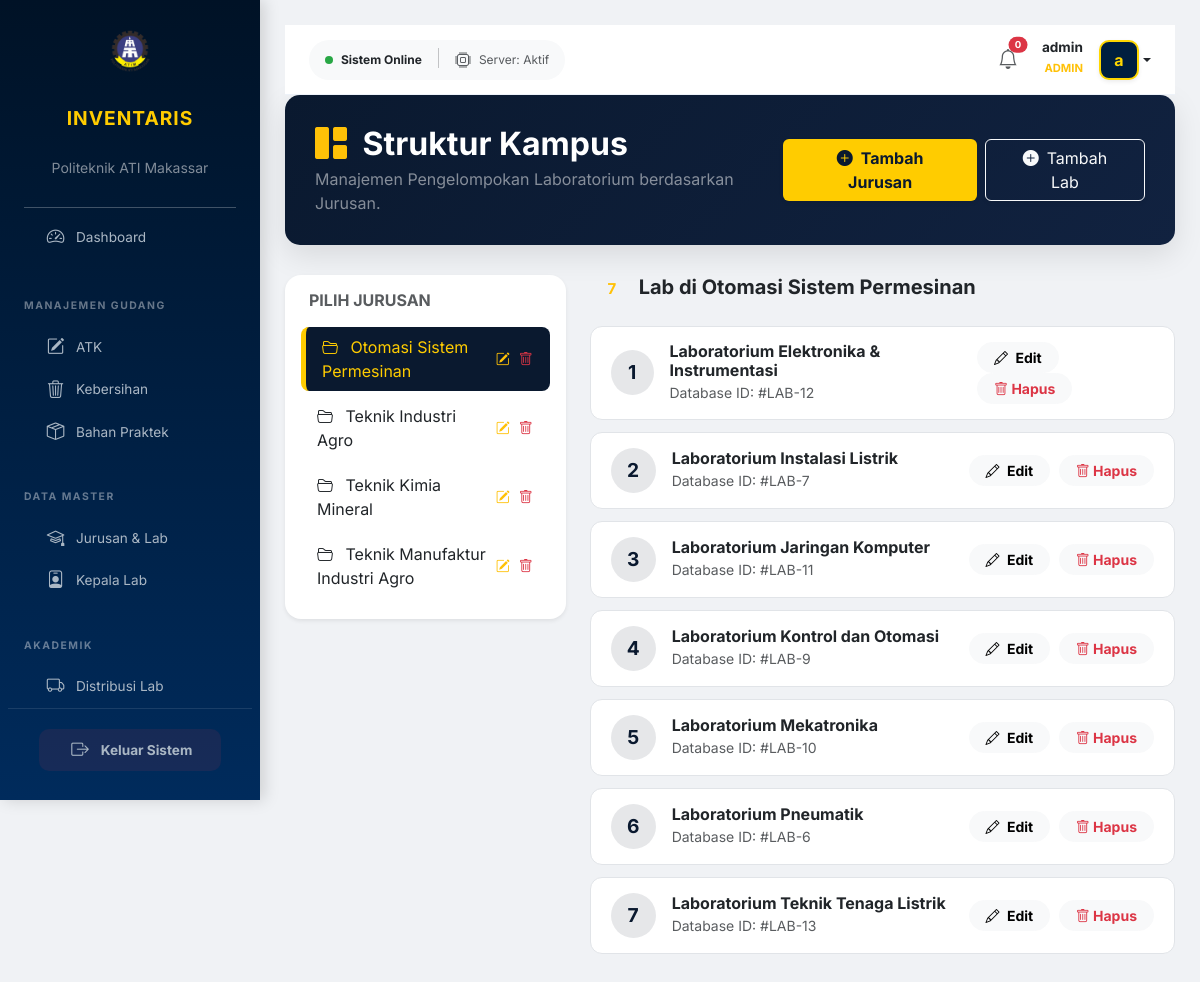
Before: /modules/bahan-praktek/jurusan.php (signed in) with the older database file.
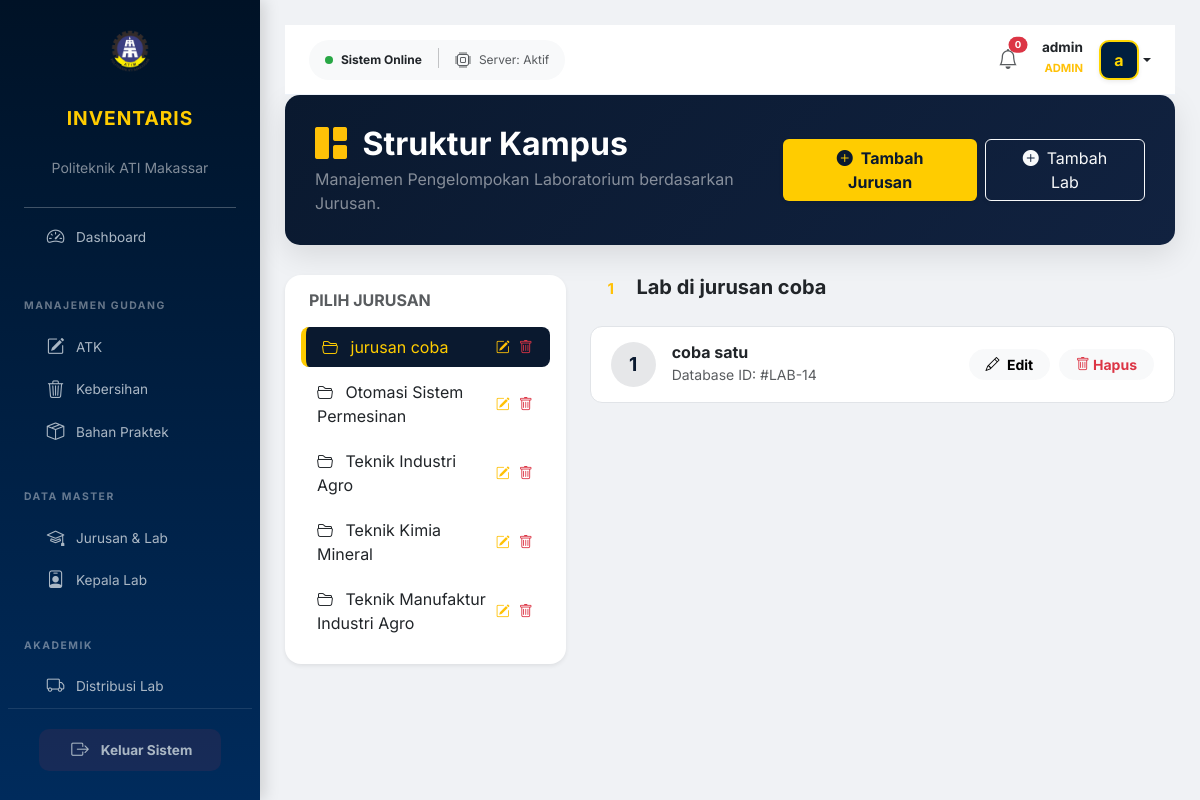
After: the same page with the newer database file.
### tables this page shows
CREATE TABLE `jurusan` (
  `id_jurusan` int NOT NULL,
  `nama_jurusan` varchar(100) DEFAULT NULL
);

CREATE TABLE `lab` (
  `id_lab` int NOT NULL,
  `id_jurusan` int DEFAULT NULL,
  `nama_lab` varchar(100) DEFAULT NULL
);

### modules/bahan-praktek/jurusan.php (the view, shortened to what the changed rows need)
<?php
include "../../config/database.php";
?>
<!DOCTYPE html>
<html lang="id">
<head>
    <link href="https://cdn.jsdelivr.net/npm/bootstrap@5.3.0/dist/css/bootstrap.min.css" rel="stylesheet">
    <link rel="stylesheet" href="https://cdn.jsdelivr.net/npm/bootstrap-icons@1.11.1/font/bootstrap-icons.css">
    <link href="../../assets/css/style.css" rel="stylesheet">
</head>
<body>
    <div class="main-content" style="margin-left: 260px; padding: 25px;">
        <div class="header-section d-flex justify-content-between align-items-center">
            <div>
                <h2 class="fw-bold mb-1"><i class="bi bi-grid-1x2-fill me-2 text-warning"></i> Struktur Kampus</h2>
            </div>
        </div>
        <div class="row">
            <div class="col-md-4">
                <div class="card border-0 shadow-sm p-3 rounded-4">
                    <div class="list-group list-group-flush" id="list-tab" role="tablist">
                        <?php
                        $no_j = 0;
                        $qj = mysqli_query($conn, "SELECT * FROM jurusan ORDER BY nama_jurusan ASC");
                        while($rj = mysqli_fetch_assoc($qj)):
                            $active = ($no_j == 0) ? "active" : "";
                        ?>
                        <div class="list-group-item list-group-item-action <?= $active ?> d-flex justify-content-between align-items-center"
                           id="list-j-<?= $rj['id_jurusan'] ?>-list"
                           data-bs-toggle="list"
                           role="tab"
                           href="#list-j-<?= $rj['id_jurusan'] ?>">
                            <span><i class="bi bi-folder2-open me-2"></i> <?= $rj['nama_jurusan'] ?></span>
                            <div class="btn-group">
                                <button class="btn btn-sm text-warning p-0 me-2" data-bs-toggle="modal" data-bs-target="#editJurusan<?= $rj['id_jurusan'] ?>"><i class="bi bi-pencil-square"></i></button>
                                <button class="btn btn-sm text-danger p-0" onclick="hapusData(<?= $rj['id_jurusan'] ?>, 'jurusan')"><i class="bi bi-trash"></i></button>
                            </div>
                        </div>
                        <?php $no_j++; endwhile; ?>
                    </div>
                </div>
            </div>
            <div class="col-md-8">
                <div class="tab-content" id="nav-tabContent">
                    <?php
                    $no_c = 0;
                    mysqli_data_seek($qj, 0);
                    while($rj = mysqli_fetch_assoc($qj)):
                        $active_pane = ($no_c == 0) ? "show active" : "";
                        $id_j = $rj['id_jurusan'];
                        $q_lab = mysqli_query($conn, "SELECT * FROM lab WHERE id_jurusan = '$id_j' ORDER BY nama_lab ASC");
                    ?>
                    <div class="tab-pane fade <?= $active_pane ?>" id="list-j-<?= $rj['id_jurusan'] ?>" role="tabpanel">
                        <div class="d-flex justify-content-between align-items-center mb-3 px-2">
                            <h5 class="fw-bold text-navy-deep">
                                <span class="badge bg-navy-deep text-warning me-2"><?= mysqli_num_rows($q_lab) ?></span>
                                Lab di <?= $rj['nama_jurusan'] ?>
                            </h5>
                        </div>
                        <?php if(mysqli_num_rows($q_lab) > 0): ?>
                            <?php $no_lab = 1; while($rl = mysqli_fetch_assoc($q_lab)): ?>
                            <div class="lab-item d-flex justify-content-between align-items-center">
                                <div class="d-flex align-items-center">
                                    <div class="icon-circle me-3"><?= $no_lab++ ?></div>
                                    <div>
                                        <h6 class="mb-0 fw-bold"><?= $rl['nama_lab'] ?></h6>
                                        <small class="text-muted">Database ID: #LAB-<?= $rl['id_lab'] ?></small>
                                    </div>
                                </div>
                                <div>
                                    <button class="btn btn-sm btn-light rounded-pill px-3 me-1 fw-bold" data-bs-toggle="modal" data-bs-target="#editLab<?= $rl['id_lab'] ?>">
                                        <i class="bi bi-pencil me-1"></i> Edit
                                    </button>
                                    <button class="btn btn-sm btn-light rounded-pill px-3 text-danger fw-bold" onclick="hapusData(<?= $rl['id_lab'] ?>, 'lab')">
                                        <i class="bi bi-trash"></i> Hapus
                                    </button>
                                </div>
                            </div>
                            <?php endwhile; ?>
                        <?php endif; ?>
                    </div>
                    <?php $no_c++; endwhile; ?>
                </div>
            </div>
        </div>
    </div>
</body>
</html>

Changed rows visible on the page:
no longer on one of the page's lists (row unchanged): jurusan: nama_jurusan "Otomasi Sistem Permesinan"
added jurusan: nama_jurusan "jurusan coba", mysqli_num_rows($q_lab) "1"
computed for jurusan "Otomasi Sistem Permesinan": loses lab (nama_lab "Laboratorium Elektronika & Instrumentasi", id_lab "12"); loses lab (nama_lab "Laboratorium Instalasi Listrik", id_lab "7"); loses lab (nama_lab "Laboratorium Jaringan Komputer", id_lab "11"); loses lab (nama_lab "Laboratorium Kontrol dan Otomasi", id_lab "9"); loses lab (nama_lab "Laboratorium Mekatronika", id_lab "10"); loses lab (nama_lab "Laboratorium Pneumatik", id_lab "6"); loses lab (nama_lab "Laboratorium Teknik Tenaga Listrik", id_lab "13")
added lab: nama_lab "coba satu", id_lab "14", shown under "1"
